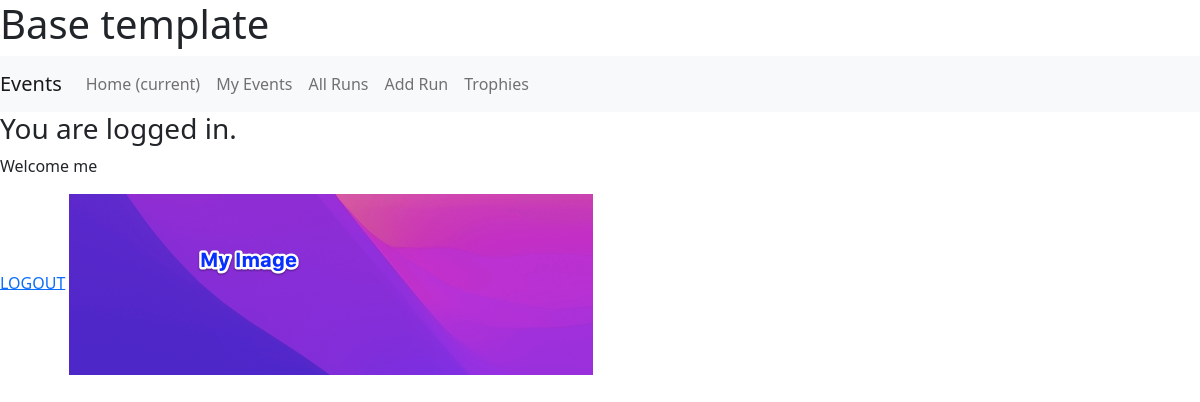
/runs_app/list_runs/ (signed in), run on an earlier commit of the app's database.
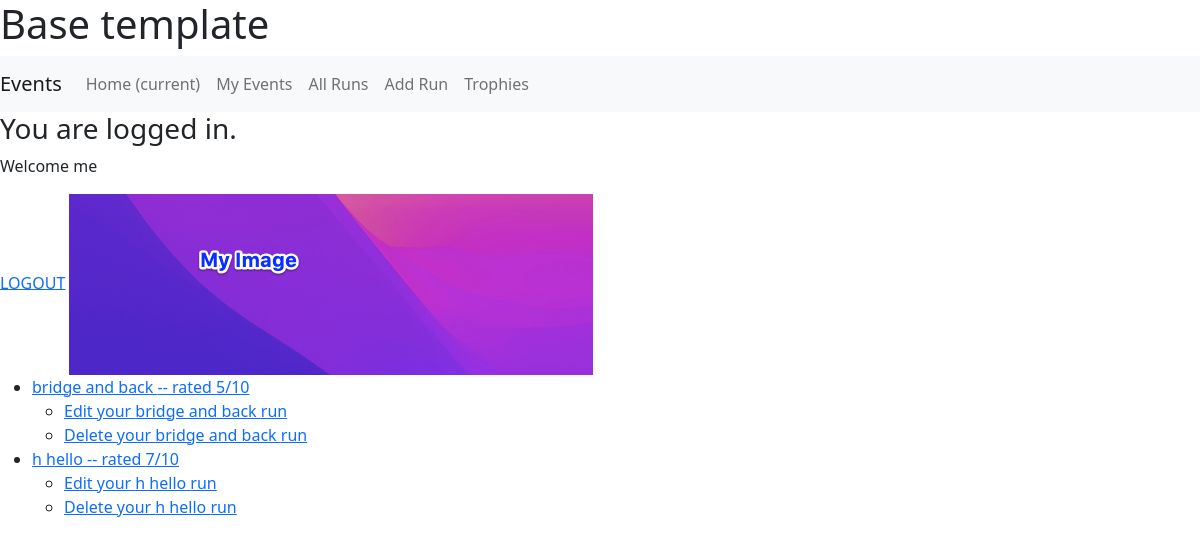
And on a later commit of the database.
### runs_app/models.py (models this page shows, shortened)
class Run(models.Model):
    course = models.CharField(max_length=80)
    distance = models.FloatField(validators=[MinValueValidator(0), MaxValueValidator(500)])
    duration = models.IntegerField(validators=[MinValueValidator(1)])
    rating = models.IntegerField(validators=[MinValueValidator(0), MaxValueValidator(10)])
    review = models.TextField()
    runner = models.ForeignKey(User, on_delete=models.CASCADE)

### runs_app/views.py (the view)
# urls.py: path('list_runs/', RunListView.as_view(), name='list_runs'),
class RunListView(LoginRequiredMixin, ListView):
    model = Run
    template_name = 'runs_app/run_list.html'
    paginate_by = 7
    def get_queryset(self):
        return Run.objects.filter(runner=self.request.user).all()

### runs_app/templates/runs_app/run_list.html
{% extends 'base.html' %}
{% load static %}
{% block content %}
<img src="{% static 'runs_app/image.png' %}" alt='Placeholder image'>
<ul>
    {% for run in run_list %}
    <li><a href="/runs_app/run_detail/{{run.id}}">{{run.course}} -- rated {{run.rating}}/10</a></li>
    <ul>
        <li>
            <a href="/runs_app/update_run/{{run.id}}">Edit your {{run.course}} run</a>
        </li>
        <li>
            <a href="/runs_app/delete_run/{{run.id}}">Delete your {{run.course}} run</a>
        </li>
    </ul>
    {% endfor %}
</ul>
{% endblock content %}

### templates/base.html (shortened to what this page needs)
<html lang="en">
<head>
    <link href="https://cdn.jsdelivr.net/npm/bootstrap@5.2.1/dist/css/bootstrap.min.css" rel="stylesheet">
</head>
<body>
    <h1>Base template</h1>
    <nav class="navbar navbar-expand-lg navbar-light bg-light">
        <a class="navbar-brand" href="{% url 'events_app:list_events' %}">Events</a>
        <div class="collapse navbar-collapse" id="navbarTogglerDemo02">
          <ul class="navbar-nav mr-auto mt-2 mt-lg-0">
            <li class="nav-item active">
              <a class="nav-link" href="#">Home <span class="sr-only">(current)</span></a>
            </li>
            <li class="nav-item">
              <a class="nav-link" href="#">My Events</a>
            </li>
            <li class="nav-item">
                <a class="nav-link" href="{% url 'runs_app:list_runs' %}">All Runs</a>
            </li>
            <li class="nav-item">
                <a class="nav-link" href="{% url 'runs_app:create_run' %}">Add Run</a>
            </li>
            <li class="nav-item">
              <a class="nav-link" href="#">Trophies</a>
            </li>
          </ul>
        </div>
    </nav>
          {% if user.is_authenticated %}
            <h3>You are logged in.</h3>
            <p>Welcome {{user.get_username}}</p>
            <a href="{% url 'logout' %}?next={{request.path}}">LOGOUT</a>
          {% else %}
            <p>You are not logged in.</p>
            <a href="{% url 'login' %}?next={{request.path}}">LOGIN</a>
          {% endif %}
          {% block content %}
          {% endblock content %}
</body>
</html>

What changed in the data, as far as the page shows it:
added Run: course "bridge and back", rating "5"
added Run: course "h hello", rating "7"
